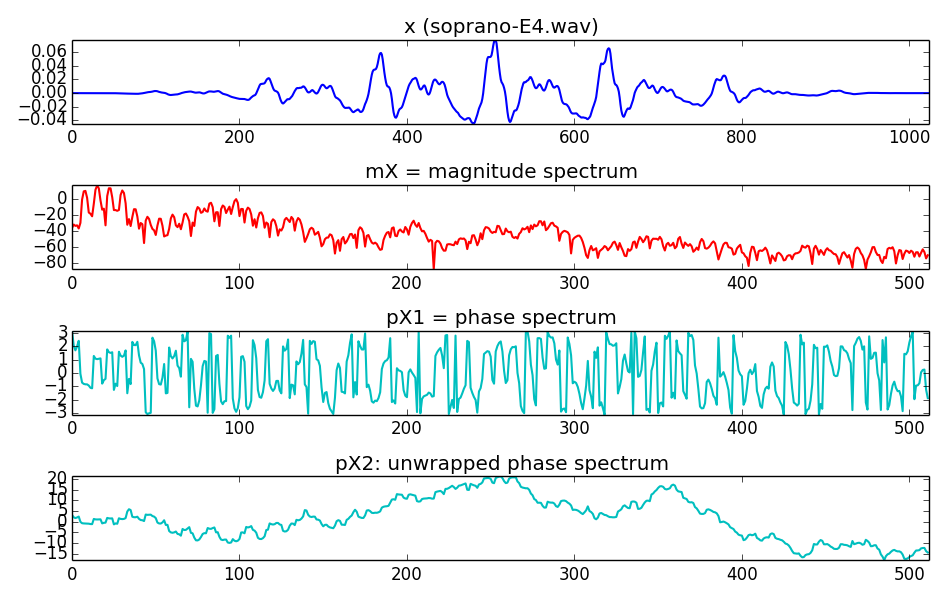

Python code for this plot:
import numpy as np
import matplotlib.pyplot as plt
from scipy.fftpack import fft, fftshift
import sys

sys.path.append('../../software/models/')

import utilFunction as UF

(fs, x) = UF.wavread('../../../sounds/soprano-E4.wav')
N = 1024
x1 = np.blackman(N)*x[40000:40000+N]

plt.figure(1, figsize=(9.5, 6))
X = np.array([])
x2 = np.zeros(N)

plt.subplot(4,1,1)
plt.title ('x (soprano-E4.wav)')
plt.plot(x1, lw=1.5)
plt.axis([0,N,min(x1),max(x1)])

X = fft(fftshift(x1))
mX = 20*np.log10(np.abs(X[0:N/2]))
pX = np.angle(X[0:N/2])

plt.subplot(4,1,2)
plt.title ('mX = magnitude spectrum')
plt.plot(mX, 'r', lw=1.5)
plt.axis([0,N/2,min(mX), max(mX)])

plt.subplot(4,1,3)
plt.title ('pX1 = phase spectrum')
plt.plot(pX, 'c', lw=1.5)
plt.axis([0,N/2,min(pX),max(pX)])

pX1 = np.unwrap(pX)
plt.subplot(4,1,4)
plt.title ('pX2: unwrapped phase spectrum')
plt.plot(pX1, 'c', lw=1.5)
plt.axis([0,N/2,min(pX1),max(pX1)])

plt.tight_layout()
plt.savefig('unwrap.png')
plt.show()
